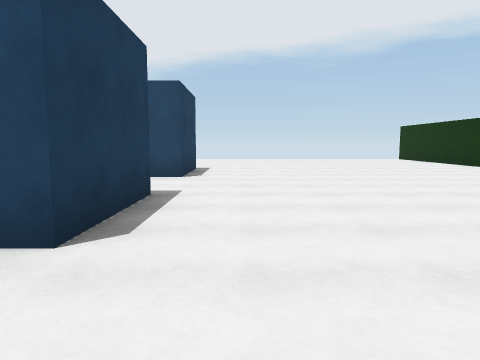
[1] (above)

24 first-person views from a walk through a 3-D level made in the Unity game engine. The camera is 1.4 m above the floor, tilts 6° down and sees 70° across. The floor is counted in squares, 2 m on a side. Each view is taken from the middle of a square. On the plan, view 1 faces up. The plan holds only what a view shows up to about 11 squares ahead; the rest is blank. The place goes on beyond the plan.

[2]
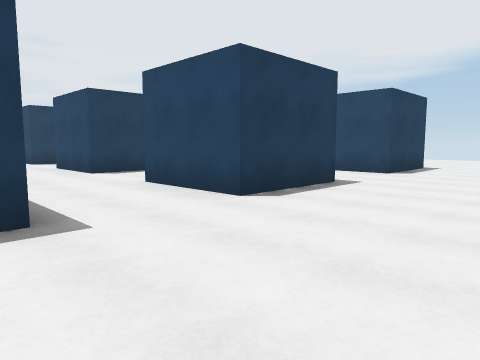

[3]
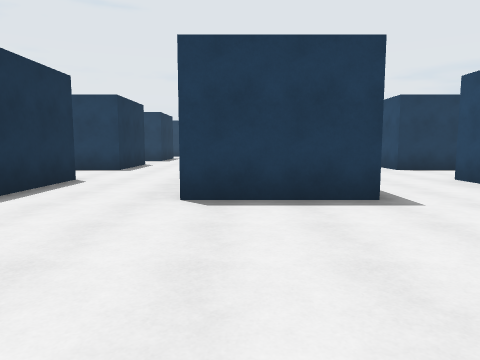

[4]
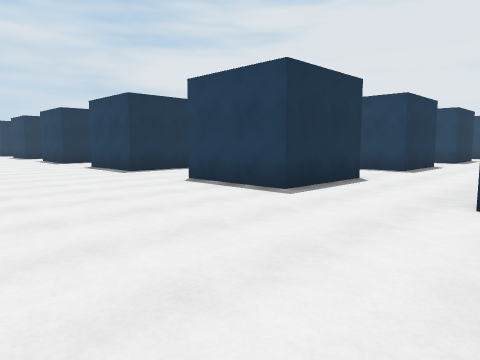

[5]
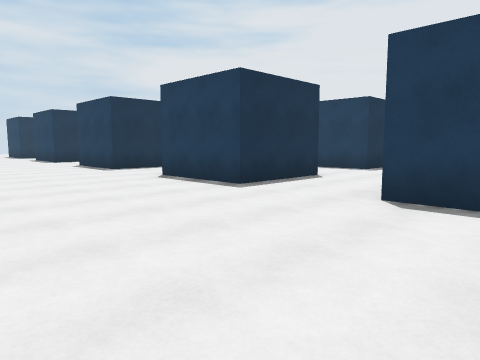

[6]
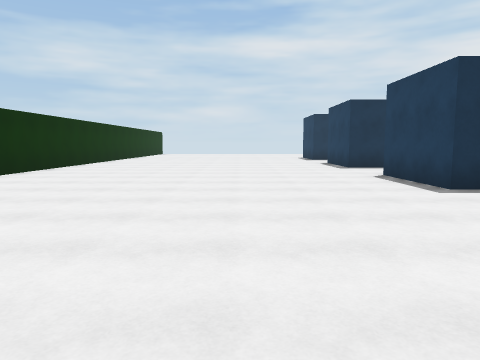

[7]
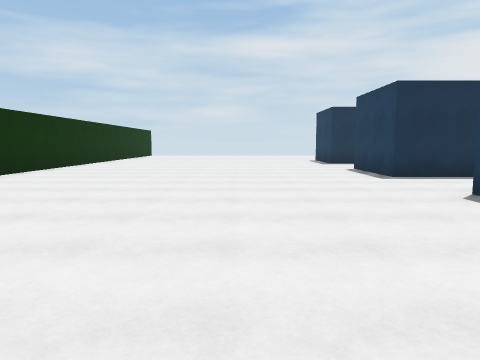

[8]
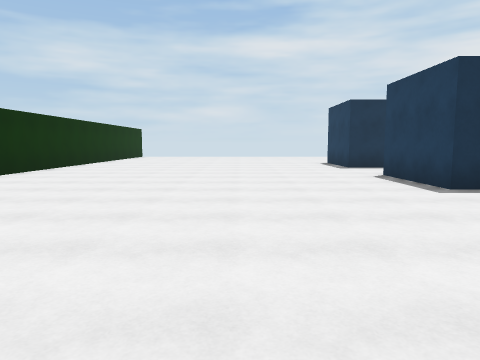

[9]
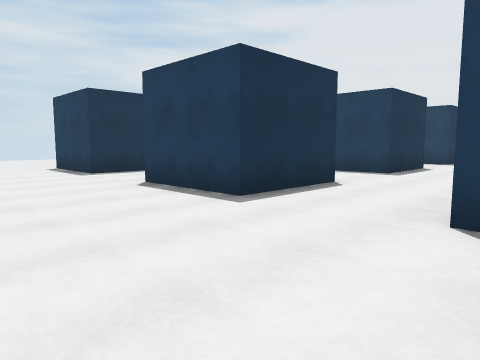

[10]
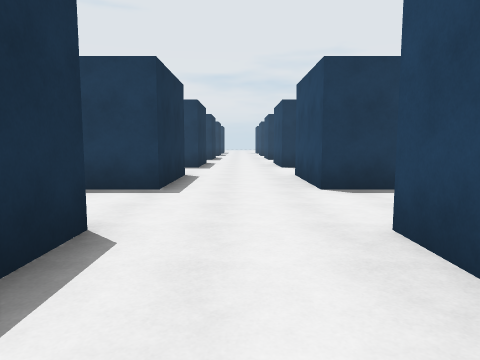

[11]
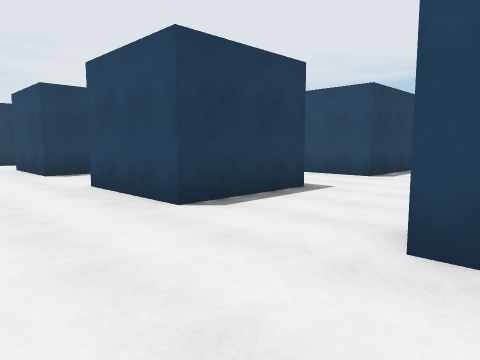

[12]
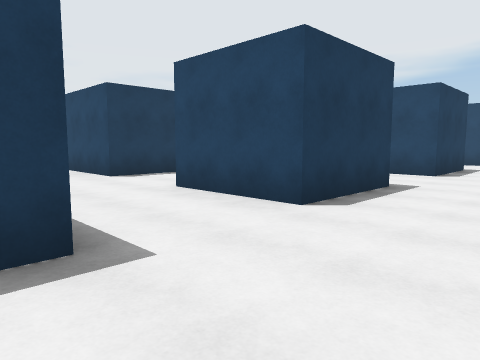

[13]
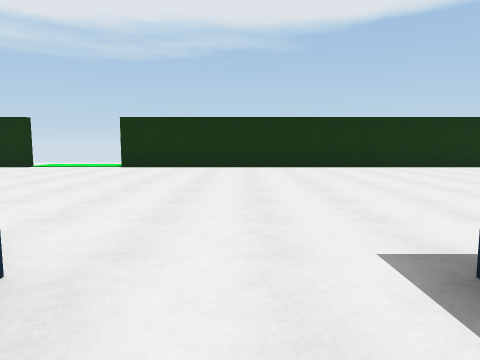

[14]
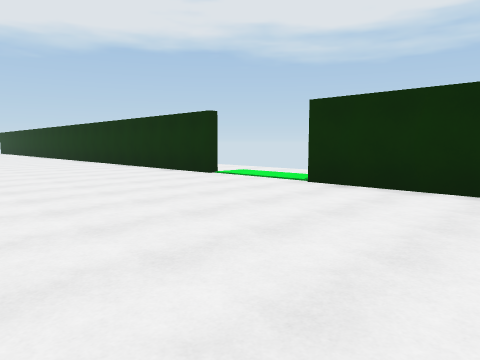

[15]
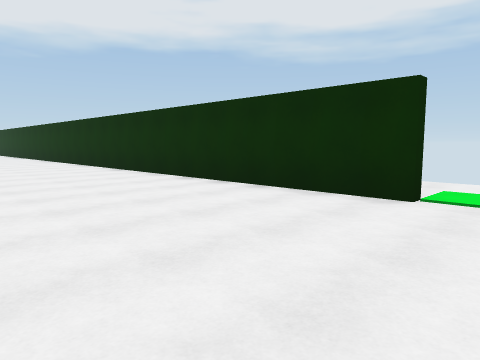

[16]
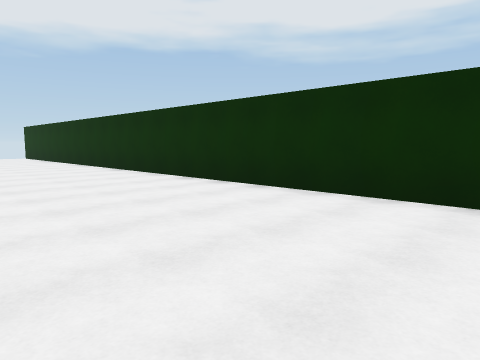

[17]
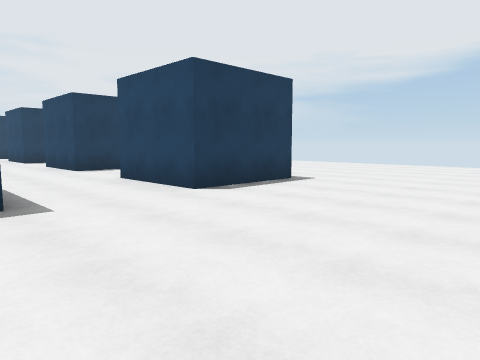

[18]
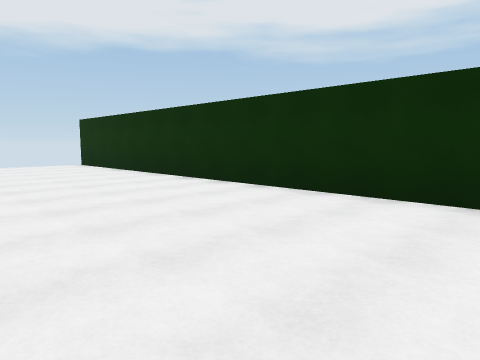

[19]
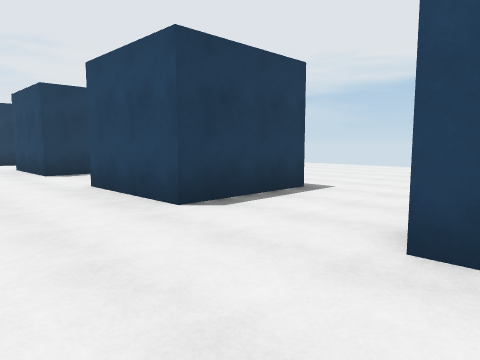

[20]
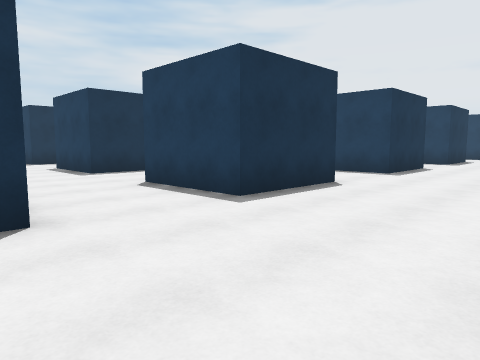

[21]
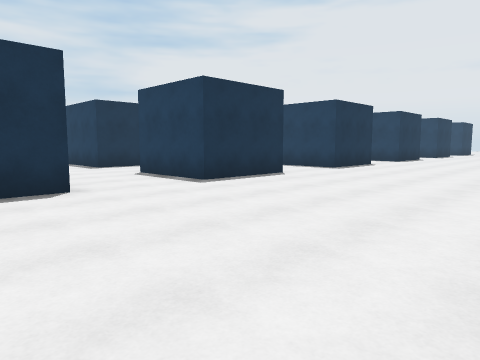

[22]
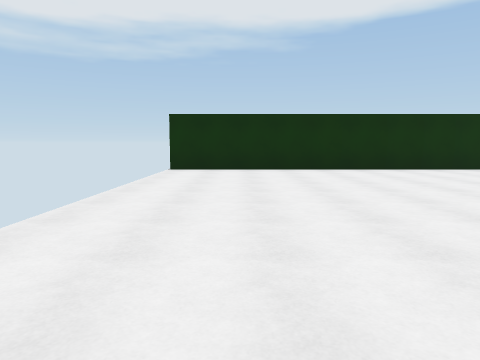

[23]
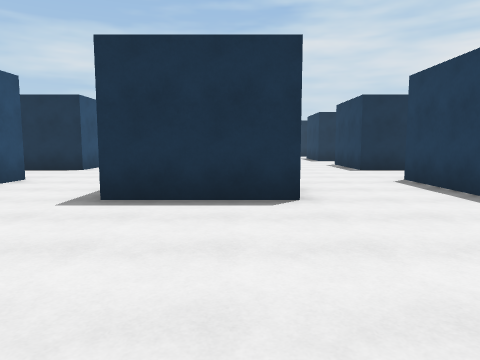

[24]
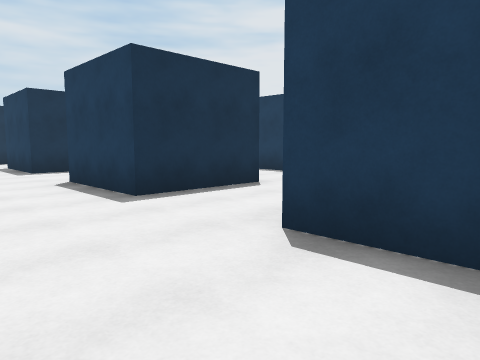

### Floor plan
Points are (right, up) in squares from view 1. A wall is a line through its corners. A room is listed if a view was taken in it or the views show most of it. See-through windows are left out.
Room 1 (views 1, 2, 3, 4, 5, 6, 7, 8, 9, 10, 11, 12, 13, 14, 15, 16, 17, 18, 19, 20, 21, 22, 23, 24)
walls: (-3.8, -5.2) (-1.3, -5.2) (-1.3, -7.8); (-1.3, -0.1) (-1.3, -2.8); (-3.9, -10.2) (-1.3, -10.2) (-1.3, -12.8); (-8.8, -5.2) (-6.2, -5.2) (-6.2, -7.7) (-7.2, -7.7); (-7.4, -10.2) (-6.2, -10.2) (-6.2, -12.7) (-8.8, -12.7); (-3.8, 3.6) (-3.8, 4.8) (-2.1, 4.8); (7.4, -7.6) (7.4, 16); (-1.3, 4.9) (-1.3, 2.3) (-3.8, 2.3); (-2.9, -15.2) (-1.3, -15.2) (-1.3, -17.8); (-6.2, -15.1) (-6.2, -17.7) (-8.8, -17.7); (-11.3, -11) (-11.3, -12.7) (-13.5, -12.7); (-12.1, -0.2) (-11.3, -0.2) (-11.3, -2.8); (-7.8, 4.8) (-6.2, 4.8) (-6.2, 2.3) (-8.8, 2.3); (-2.8, -17.7) (-3.8, -17.7); (-1.3, 9.8) (-1.3, 7.3) (-3.8, 7.3) (-3.8, 8); (-3.9, 9.8) (-2.9, 9.8); (-11.3, -16.8) (-11.3, -17.7) (-13.5, -17.7); (-13.5, 4.8) (-11.3, 4.8) (-11.3, 2.2); (-3.9, -20.2) (-1.3, -20.2) (-1.3, -22.8); (-8.9, 9.8) (-6.2, 9.8) (-6.2, 7.3) (-8.8, 7.3); (-8.8, -20.2) (-6.2, -20.2) (-6.2, -21.8); (-11.9, -20.2) (-11.3, -20.2) (-11.3, -20.8); (-13.5, 9.8) (-11.3, 9.8) (-11.3, 7.3) (-13.5, 7.3); (-2.8, -25.2) (-1.3, -25.2) (-1.3, -26.5); (7.4, -26.1) (7.4, -10.4)

Positions as (right, up) in squares from view 1, and headings:
1: (0, 0), facing up
2: (2, -1), facing up-left
3: (3, -2), facing left
4: (3, -2), facing down-left
5: (3, -6), facing down-left
6: (2, -10), facing down
7: (2, -13), facing down
8: (2, -15), facing down
9: (2, -17), facing down-left
10: (-1, -19), facing left
11: (-3, -20), facing up-left
12: (-4, -16), facing up-left
13: (-3, -14), facing right
14: (2, -14), facing up-right
15: (3, -9), facing up-right
16: (3, -3), facing up-right
17: (3, 4), facing up-left
18: (3, 4), facing up-right
19: (-3, 5), facing up-left
20: (-3, 13), facing down-left
21: (-2, 15), facing down-left
22: (-2, 14), facing right
23: (-8, 14), facing down
24: (-9, 9), facing down-left
